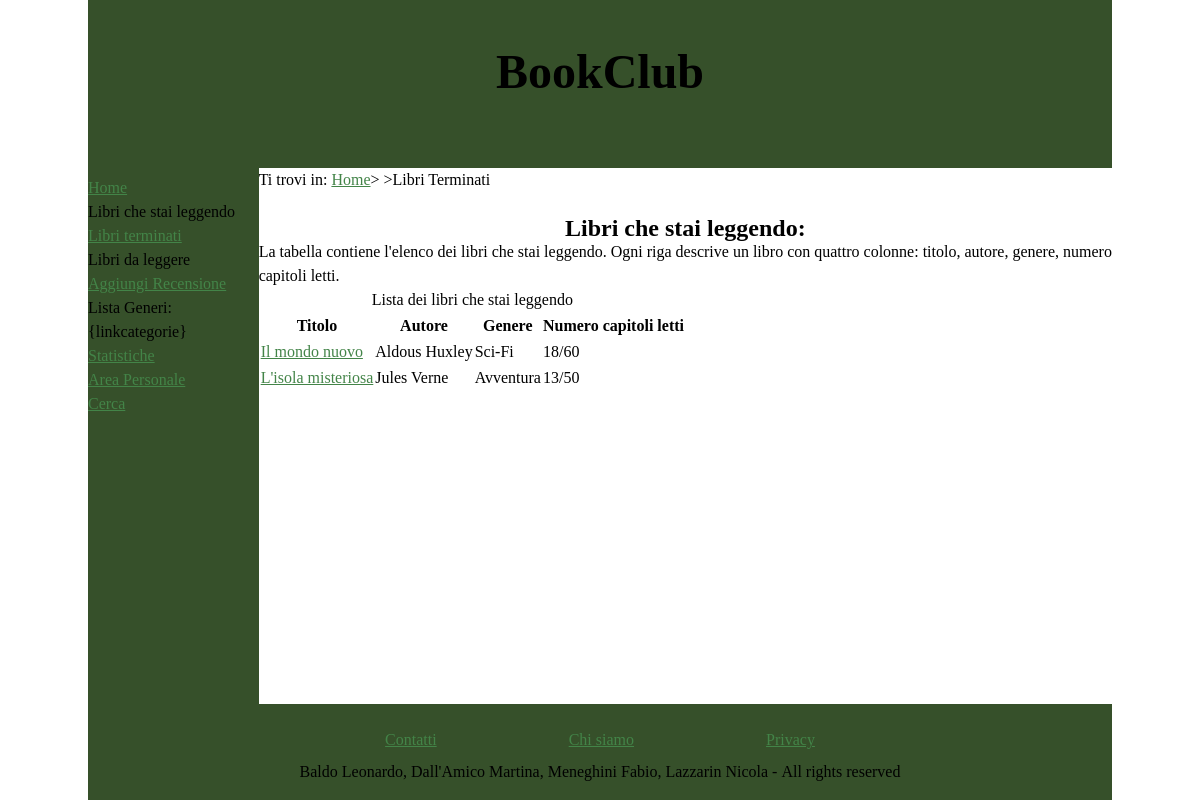
Screenshot of /stai_leggendo.php (signed in) with the database file from the repository.
### tables this page shows
CREATE TABLE `sta_leggendo` (
  `username` varchar(25) NOT NULL,
  `id_libro` int(10) unsigned NOT NULL,
  `n_capitoli_letti` int(10) unsigned NOT NULL,
  PRIMARY KEY (`username`,`id_libro`),
  KEY `fk_id_libro_3` (`id_libro`),
  CONSTRAINT `fk_id_libro_3` FOREIGN KEY (`id_libro`) REFERENCES `libri` (`id`) ON DELETE CASCADE ON UPDATE CASCADE,
  CONSTRAINT `fk_username_2` FOREIGN KEY (`username`) REFERENCES `utenti` (`username`) ON DELETE CASCADE ON UPDATE CASCADE
);

CREATE TABLE `libri` (
  `id` int(10) unsigned NOT NULL AUTO_INCREMENT,
  `titolo` varchar(100) NOT NULL,
  `genere` varchar(100) NOT NULL,
  `lingua` varchar(25) NOT NULL,
  `trama` varchar(1000) NOT NULL,
  `autore` varchar(100) NOT NULL,
  `n_capitoli` int(10) unsigned NOT NULL,
  PRIMARY KEY (`id`)
);

### DBAccess.php (called while the page is built, shortened)
<?php
class DBAccess {
    private $HOST_DB = "localhost";
    private $DATABASE_NAME = "bookclub";
    private $USERNAME = "root";
    private $PASSWORD = "";
    private $connection;
    public function openDBConnection() {
        $this -> connection = mysqli_connect(
            $this->HOST_DB,
            $this->USERNAME,
            $this->PASSWORD,
            $this->DATABASE_NAME
        );
        return mysqli_connect_errno() == 0;
    }
    public function getListaStaLeggendo($username) {
        $query = "SELECT libri.titolo, libri.autore, libri.genere, sta_leggendo.n_capitoli_letti, libri.n_capitoli
                  FROM libri, sta_leggendo
                  WHERE sta_leggendo.username = '$username'
                  AND sta_leggendo.id_libro = libri.id";
        $queryResult = mysqli_query($this -> connection, $query);
        if(mysqli_num_rows($queryResult) != 0) {
            $result = array();
            while($row = mysqli_fetch_assoc($queryResult)) {
                $result[] = $row;
            }
            return $result;
        }
        else {
            return null;
        }
    }
}
?>

### stai_leggendo.php (the view, shortened to what this page needs)
<?php
require_once "DBAccess.php";
$paginaHTML = file_get_contents("template/templateStaiLeggendo.html");
$listaLibri = "";
try {
    $connection = new DBAccess();
    $connectionOk = $connection -> openDBConnection();
    if($connectionOk) {
        $lista = $connection -> getListaStaLeggendo($_SESSION['username']);
        if(empty($lista)) {
            $listaLibri = "Non stai leggendo nessun libro. Aggiungine uno ora dalla lista dei tuoi libri salvati.";
        }
        else {
            $listaLibri .= '<p id="descr">La tabella contiene l\'elenco dei libri che stai leggendo. Ogni riga descrive un libro con quattro colonne: titolo, autore, genere, numero capitoli letti.</p>
                            <table aria-describedby="descr">
                            <caption>Lista dei libri che stai leggendo</caption>
                            <tr>
                                <th scope="col">Titolo</th>
                                <th scope="col">Autore</th>
                                <th scope="col">Genere</th>
                                <th scope="col">Numero capitoli letti</th>
                            </tr>';
            foreach($lista as $libro) {
                $listaLibri .= '<tr>
                                    <td scope="row"><a href="templateSchedaLibro.html">'.$libro["titolo"].'</a></td>
                                    <td>'.$libro["autore"].'</td>
                                    <td>'.$libro["genere"].'</td>
                                    <td>'.$libro["n_capitoli_letti"].'/'.$libro["n_capitoli"].'</td>
                                </tr>';
            }
            $listaLibri .= "</table>";
        }
    }
    else {
        echo "Connessione fallita";
    }
}
catch(Throwable $e) {
    echo "Errore: ".$e -> getMessage();
}
$paginaHTML = str_replace("{listaLibri}", $listaLibri, $paginaHTML);
echo $paginaHTML;
?>

### css/style.css (style rules this page uses)
* { margin:0; padding:0; }
:root { --flagColor: #36502A; --background: white; --textColor: black; --linkColor: #438448; --visitedLinkColor: #660030; }
a:link { color: var(--linkColor); }
#breadcrumbs { grid-area: b; }
html, body { margin-left: auto; margin-right: auto; }
html { font-size: 100%; line-height: 1.5em; background-color: var(--background); }
.titolo { margin-bottom: 1em; }
header { grid-area: h; background-color: var(--flagColor); color: var(--textColor); text-align: center; padding: 1.5em; font-size: 1.5em; margin: 0em; }
header h1 { text-align: center; }
body { max-width: 1024px; display: grid; grid-template-columns: 1fr 5fr; grid-template-rows: auto auto 1fr auto; grid-template-areas: "h h" "m b" "m c" "f f"; height: 100vh; }
#menu { grid-area: m; padding: 0.5em 0em; background-color: var(--flagColor); color: var(--textColor); height: 100%; }
main { grid-area: c; max-width: 1024px; }
h2 { text-align: center; width: 100%; padding-top: 1em; }
footer { grid-area: f; background-color: var(--flagColor); color: var(--textColor); text-align: center; padding: 1em 0em; }
footer ul { padding: 0.5em; }
footer ul li { display: inline-block; padding: 0em 4em; }
ul { list-style: none; }

### css/mobile.css (style rules this page uses)
html { font-size: 120%; }
header { padding: 1em; }
#menu { width: 100%; text-align: center; padding: 0.5em 0em; }
#breadcrumbs { display: none; }
footer { text-align: center; padding: 0.5em 0em; }
footer ul li { display: inline-block; padding: 0em 1em; }

### css/print.css (style rules this page uses)
* { margin: 0; padding: 0; }
html, body { font-size: 12pt; margin: auto; }
header { text-align: center; padding: 1em 0em; }
header h1 { font-size: 4em; }
#breadcrumbs { display:none; }
#menu { display: none; }
main { text-align: justify; width: auto; padding: 1.5em; }
main h2 { text-align: center; font-size: 2em; }
footer { display: none; }

### rows the page displays
sta_leggendo: id_libro.titolo "Il mondo nuovo", id_libro.autore "Aldous Huxley", id_libro.genere "Sci-Fi", n_capitoli_letti "18", id_libro.n_capitoli "60"
sta_leggendo: id_libro.titolo "L'isola misteriosa", id_libro.autore "Jules Verne", id_libro.genere "Avventura", n_capitoli_letti "13", id_libro.n_capitoli "50"
